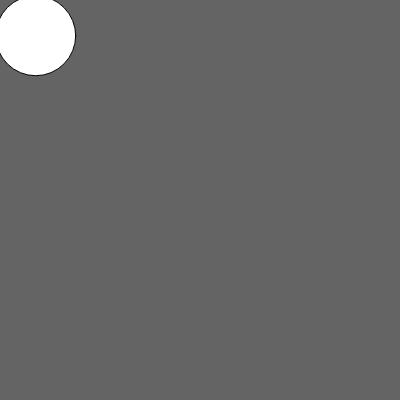
Frame 1 (no input)
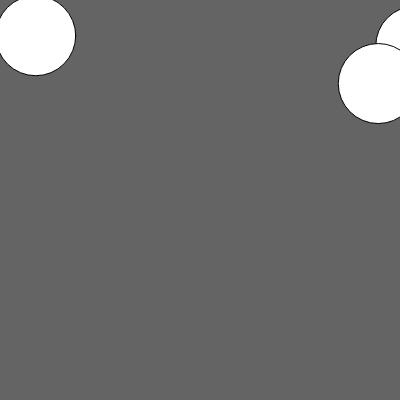
Frame 60 (no input)
Frame 120 (the mouse pressed at the canvas centre since frame 60): identical to frame 60, image omitted

The p5.js sketch that drew these frames (run headless with seeded random() and noise() and a simulated clock; from frame 60 on, the mouse is pressed at the canvas centre):

// p5.js sketch
// ── sketch.js
var x = 0;
var y = 0;
var xpos = 0;
var ypos = 0;

function setup() {
    createCanvas(400, 400);
    background(100, 100, 100);
}

function draw() {
    var scale = random(50);
    xpos = xdir(x) * scale;
    ypos = ydir(y) * scale;
    x = x + xpos;
    y = y + ypos;

    ellipse(x, y, 80, 80);
    console.log(x);
}

function xdir(x){
    if(x > width){
        return -1;
    } else if (x < -width) {
        return 1;
    } else {
        return x + 1;
    }
}

function ydir(y){
    if(y < 0){
        return -1;
    } else {
        return 1;
    }
}
